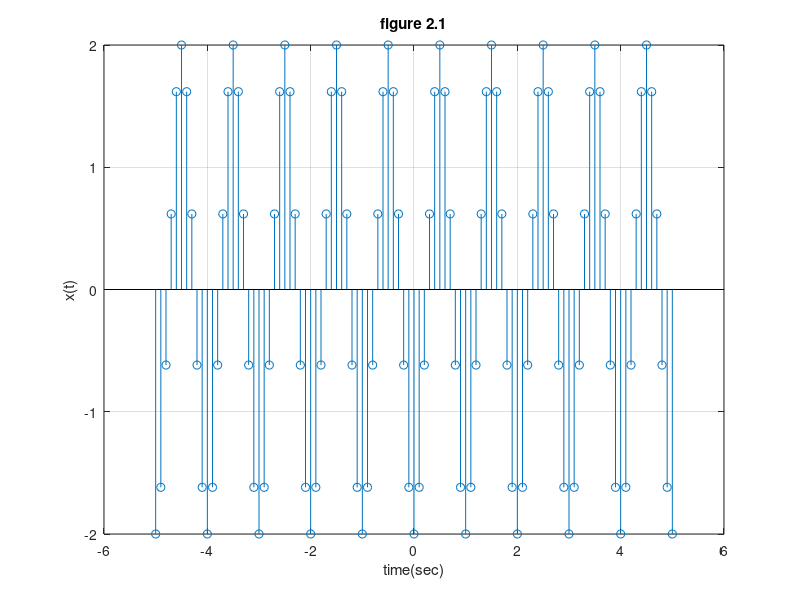

Here is the MATLAB script that generated this plot:
clear;
close all;
clc;
t=[-5:0.1:5];
x=2*sin((2*pi*t)-(pi/2));
stem(t,x);
grid on;
ylabel('x(t)');
xlabel('time(sec)');
title('figure 2.1');
